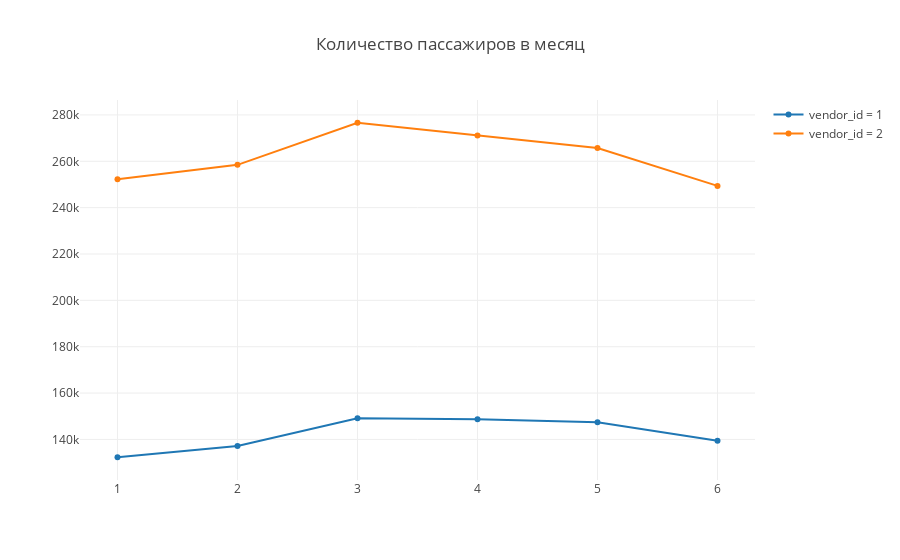

Notebook code cell kept with this figure:
### Code cell
trace0 = go.Scatter(
    x=df1.month,
    y=df1.passenger_count,
    name='vendor_id = 1'
)

trace1 = go.Scatter(
    x=df2.month,
    y=df2.passenger_count,
    name='vendor_id = 2'
)

data = [trace0, trace1]
layout = {'title': 'Количество пассажиров в месяц'}

fig = go.Figure(data=data, layout=layout)

iplot(fig) #, show_link=False)

### Figure 1 — Plotly figure (JSON) as saved in the notebook; plotly's stock layout.template omitted (floating-point values rounded to 4 significant figures)
{"data": [{"name": "vendor_id = 1", "type": "scatter", "x": [1, 2, 3, 4, 5, 6], "y": [132317, 137212, 149144, 148755, 147420, 139457]}, {"name": "vendor_id = 2", "type": "scatter", "x": [1, 2, 3, 4, 5, 6], "y": [252269, 258473, 276634, 271151, 265728, 249396]}], "layout": {"title": "Количество пассажиров в месяц"}}
